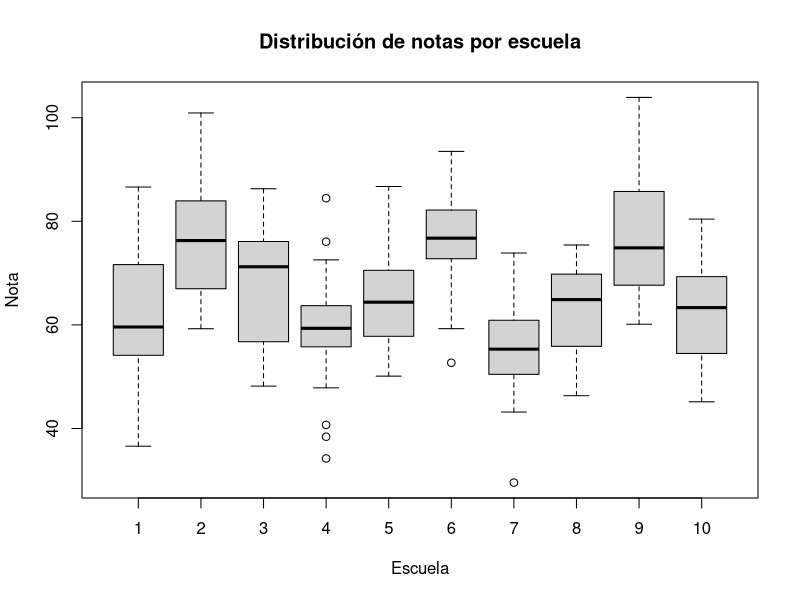
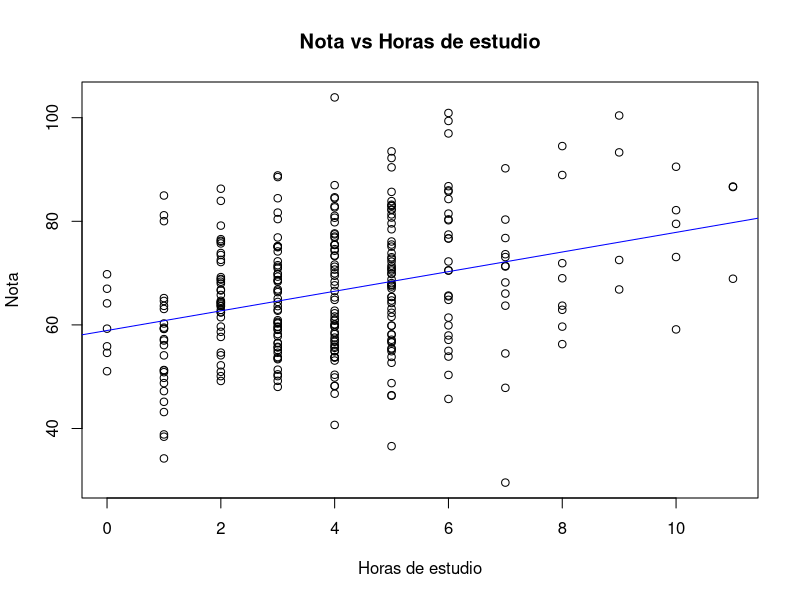

Generate these figures, in order, with R:
## ---- chunk 1
setwd("C:/02.RESPALDOS PUCE/PROY INVESTIG/Estancia Ausjal P17/Preparacion documentos y material")

library(readr)
library(dplyr)

datos <- read_csv("Base_de_estudiantes_por_escuela.csv")
summary(datos)

## Estadístia Descriptiva
### Promedio de notas por escuela
datos %>% 
  group_by(id_escuela) %>% 
  summarise(promedio_nota = mean(nota))
## ---- chunk 2
# Boxplot de notas por escuela
boxplot(nota ~ id_escuela, data = datos,
        main = "Distribución de notas por escuela",
        xlab = "Escuela", ylab = "Nota")


### Relación entre horas de estudio y nota
plot(nota ~ horas_estudio, data = datos,
     main = "Nota vs Horas de estudio",
     xlab = "Horas de estudio", ylab = "Nota")
abline(lm(nota ~ horas_estudio, data = datos), col = "blue")
## ---- chunk 3
modelo1 <- lm(nota ~ horas_estudio, data = datos)
summary(modelo1)
## ---- chunk 4
tapply(datos$nota, datos$genero, mean)
